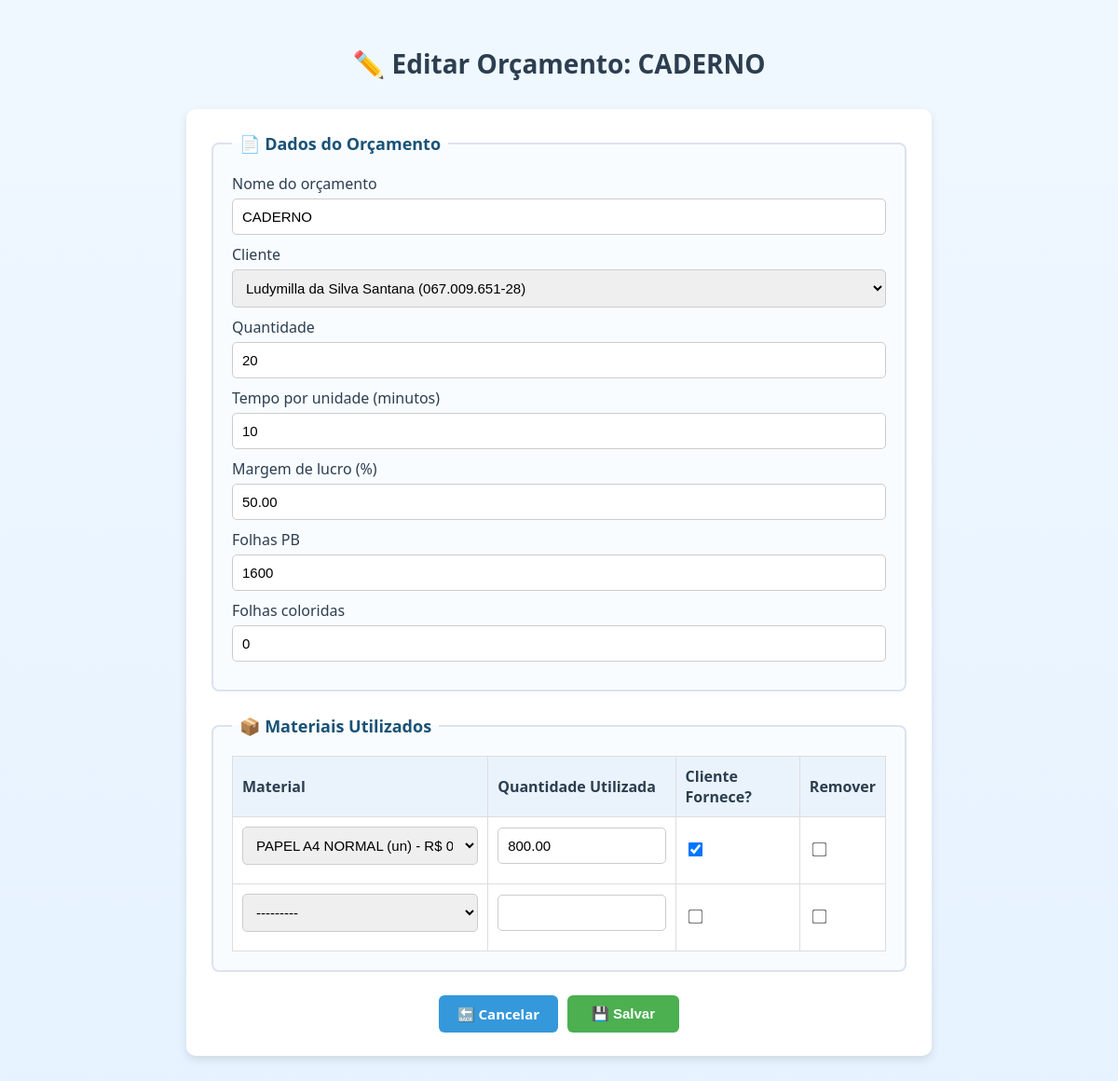
Page /orcamento/26/editar/ on the committed database.
### core/models.py (models this page shows, shortened)
class Orcamento(models.Model):
    nome = models.CharField("Nome do orçamento", max_length=200)
    cliente = models.ForeignKey("Cliente", on_delete=models.CASCADE)
    empresa = models.ForeignKey("Empresa", on_delete=models.CASCADE)
    quantidade = models.PositiveIntegerField("Quantidade")
    tempo_por_unidade = models.PositiveIntegerField("Tempo por unidade (minutos)")
    margem_lucro = models.DecimalField("Margem de lucro (%)", max_digits=5, decimal_places=2, null=True, blank=True)
    folhas_pb = models.PositiveIntegerField("Folhas PB", default=0)
    folhas_coloridas = models.PositiveIntegerField("Folhas coloridas", default=0)
    data_criacao = models.DateTimeField("Data de criação", auto_now_add=True)

### core/views.py (the view)
# urls.py: path('orcamento/<int:pk>/editar/', views.editar_orcamento, name='editar_orcamento'),
def editar_orcamento(request, pk):
    orcamento = get_object_or_404(Orcamento, pk=pk)
    if request.method == 'POST':
        form = OrcamentoForm(request.POST, instance=orcamento)
        formset = MateriaisUtilizadosFormSet(request.POST, instance=orcamento)
        if form.is_valid() and formset.is_valid():
            orc = form.save(commit=False)
            orc.empresa = orcamento.empresa
            orc.save()
            formset.save()
            return redirect('resultado_orcamento', pk=orc.pk)
    else:
        form = OrcamentoForm(instance=orcamento)
        formset = MateriaisUtilizadosFormSet(instance=orcamento)
    return render(request, 'core/editar_orcamento.html', {
        'form': form,
        'formset': formset,
        'orcamento': orcamento,
    })

### core/forms.py
class OrcamentoForm(forms.ModelForm):
    cliente = forms.ModelChoiceField(queryset=Cliente.objects.all(), label="Cliente")
    class Meta:
        model = Orcamento
        fields = [
            'nome', 'cliente', 'quantidade', 'tempo_por_unidade',
            'margem_lucro', 'folhas_pb', 'folhas_coloridas',
        ]

### core/models.py (called while the page is built)
    def __str__(self):
        return f"{self.nome} ({self.cpf_cnpj})"

    def valor_unitario(self):
        if self.quantidade_por_pacote == 0:
            return Decimal('0.00')
        return (self.preco_pacote / self.quantidade_por_pacote).quantize(Decimal('0.0001'), rounding=ROUND_HALF_UP)

    def __str__(self):
        return f"{self.nome} ({self.unidade}) - R$ {self.valor_unitario()} por {self.unidade}"

### core/templates/core/editar_orcamento.html (shortened to what this page needs)
<!DOCTYPE html>
<html lang="pt-br">
<head>
</head>
<body>
<h1>✏️ Editar Orçamento: {{ orcamento.nome }}</h1>
<form method="post">
  <fieldset>
    <legend>📄 Dados do Orçamento</legend>
    {% for field in form.visible_fields %}
      <label for="{{ field.id_for_label }}">{{ field.label }}</label>
      {{ field }}
    {% endfor %}
  </fieldset>
  <fieldset>
    <legend>📦 Materiais Utilizados</legend>
    <table>
      <thead>
        <tr>
          <th>Material</th>
          <th>Quantidade Utilizada</th>
          <th>Cliente Fornece?</th>
          <th>Remover</th>
        </tr>
      </thead>
      <tbody>
        {% for form in formset %}
        <tr>
          <td data-label="Material">
            {{ form.material }}
          </td>
          <td data-label="Quantidade Utilizada">
            {{ form.quantidade_utilizada }}
          </td>
          <td data-label="Cliente Fornece?">{{ form.fornecido_pelo_cliente }}</td>
          <td data-label="Remover">{% if form.DELETE %}{{ form.DELETE }}{% endif %}</td>
        </tr>
        {% endfor %}
      </tbody>
    </table>
  </fieldset>
  <div class="btn-group">
    <a href="{% url 'resultado_orcamento' orcamento.pk %}" class="btn-voltar">🔙 Cancelar</a>
    <button type="submit" class="btn-submit">💾 Salvar</button>
  </div>
</form>
</body>
</html>

### core/templates/core/editar_orcamento.html (style rules this page uses)
* { box-sizing: border-box; }
body { font-family: 'Segoe UI', Tahoma, Geneva, Verdana, sans-serif; background: linear-gradient(to bottom, #f0f8ff, #e6f2ff); padding: 30px 15px; margin: 0; color: #2c3e50; }
h1 { text-align: center; font-size: 28px; color: #2c3e50; margin-bottom: 30px; }
form { max-width: 800px; margin: 0 auto; background-color: #ffffff; padding: 25px; border-radius: 10px; box-shadow: 0 4px 10px rgba(0,0,0,0.1); }
fieldset { margin-bottom: 25px; padding: 20px; border: 2px solid #dce3f0; border-radius: 8px; background-color: #f9fcff; }
legend { font-weight: bold; font-size: 18px; color: #1a5276; padding: 0 8px; }
label { font-weight: 500; display: block; margin-bottom: 5px; }
input[type="text"], input[type="number"], select { width: 100%; padding: 10px; font-size: 15px; border-radius: 5px; border: 1px solid #ccc; margin-bottom: 10px; }
input[type="checkbox"] { transform: scale(1.2); margin-right: 8px; }
table { width: 100%; border-collapse: collapse; background: white; }
th, td { padding: 10px; border: 1px solid #ddd; text-align: left; vertical-align: middle; }
th { background-color: #eaf3fc; }
.btn-group { display: flex; justify-content: center; gap: 10px; margin-top: 20px; flex-wrap: wrap; }
.btn-voltar, .btn-submit { padding: 10px 20px; font-size: 15px; border-radius: 6px; min-width: 120px; cursor: pointer; text-align: center; text-decoration: none; font-weight: 600; transition: background-color 0.3s; border: none; color: white; display: inline-block; }
.btn-voltar { background-color: #3498db; }
.btn-submit { background-color: #4CAF50; }

### rows in the picture
Orcamento: nome "CADERNO", visible_fields "CADERNO" "Ludymilla da Silva Santana (067.009.651-28)" "20" "10" "50.00" "1600" "0"

### other values in the picture
{{ field.label }} "Nome do orçamento" "Cliente" "Quantidade" "Tempo por unidade (minutos)" "Margem de lucro (%)" "Folhas PB" "Folhas coloridas"
